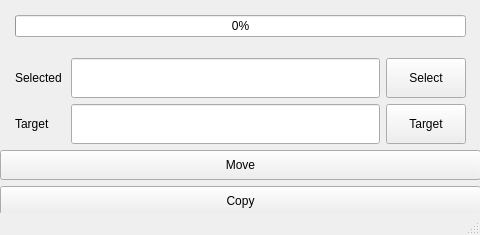
<?xml version="1.0" encoding="UTF-8"?>
<ui version="4.0">
 <class>app_window</class>
 <widget class="QMainWindow" name="app_window">
  <property name="geometry">
   <rect>
    <x>0</x>
    <y>0</y>
    <width>480</width>
    <height>235</height>
   </rect>
  </property>
  <property name="sizePolicy">
   <sizepolicy hsizetype="Minimum" vsizetype="Minimum">
    <horstretch>0</horstretch>
    <verstretch>0</verstretch>
   </sizepolicy>
  </property>
  <property name="minimumSize">
   <size>
    <width>480</width>
    <height>235</height>
   </size>
  </property>
  <property name="maximumSize">
   <size>
    <width>480</width>
    <height>235</height>
   </size>
  </property>
  <property name="windowTitle">
   <string>Photo Selector</string>
  </property>
  <widget class="QWidget" name="centralwidget">
   <property name="sizePolicy">
    <sizepolicy hsizetype="Expanding" vsizetype="Expanding">
     <horstretch>0</horstretch>
     <verstretch>0</verstretch>
    </sizepolicy>
   </property>
   <property name="minimumSize">
    <size>
     <width>0</width>
     <height>0</height>
    </size>
   </property>
   <property name="maximumSize">
    <size>
     <width>480</width>
     <height>480</height>
    </size>
   </property>
   <widget class="QWidget" name="verticalLayoutWidget_2">
    <property name="geometry">
     <rect>
      <x>0</x>
      <y>0</y>
      <width>481</width>
      <height>215</height>
     </rect>
    </property>
    <layout class="QVBoxLayout" name="window_layout">
     <property name="sizeConstraint">
      <enum>QLayout::SetDefaultConstraint</enum>
     </property>
     <item>
      <layout class="QVBoxLayout" name="verticalLayout">
       <property name="sizeConstraint">
        <enum>QLayout::SetDefaultConstraint</enum>
       </property>
       <property name="leftMargin">
        <number>15</number>
       </property>
       <property name="topMargin">
        <number>15</number>
       </property>
       <property name="rightMargin">
        <number>15</number>
       </property>
       <property name="bottomMargin">
        <number>15</number>
       </property>
       <item>
        <widget class="QProgressBar" name="progress_bar">
         <property name="sizePolicy">
          <sizepolicy hsizetype="Expanding" vsizetype="Minimum">
           <horstretch>0</horstretch>
           <verstretch>0</verstretch>
          </sizepolicy>
         </property>
         <property name="value">
          <number>0</number>
         </property>
        </widget>
       </item>
      </layout>
     </item>
     <item>
      <layout class="QHBoxLayout" name="horizontalLayout_2">
       <property name="sizeConstraint">
        <enum>QLayout::SetDefaultConstraint</enum>
       </property>
       <property name="leftMargin">
        <number>15</number>
       </property>
       <property name="rightMargin">
        <number>15</number>
       </property>
       <item>
        <widget class="QLabel" name="select_label">
         <property name="sizePolicy">
          <sizepolicy hsizetype="Fixed" vsizetype="Preferred">
           <horstretch>0</horstretch>
           <verstretch>0</verstretch>
          </sizepolicy>
         </property>
         <property name="minimumSize">
          <size>
           <width>50</width>
           <height>0</height>
          </size>
         </property>
         <property name="text">
          <string>Selected</string>
         </property>
        </widget>
       </item>
       <item>
        <widget class="QLineEdit" name="select_directory_path_edit">
         <property name="sizePolicy">
          <sizepolicy hsizetype="Expanding" vsizetype="Minimum">
           <horstretch>0</horstretch>
           <verstretch>0</verstretch>
          </sizepolicy>
         </property>
         <property name="readOnly">
          <bool>true</bool>
         </property>
        </widget>
       </item>
       <item>
        <spacer name="horizontalSpacer_2">
         <property name="orientation">
          <enum>Qt::Horizontal</enum>
         </property>
         <property name="sizeType">
          <enum>QSizePolicy::Minimum</enum>
         </property>
         <property name="sizeHint" stdset="0">
          <size>
           <width>0</width>
           <height>40</height>
          </size>
         </property>
        </spacer>
       </item>
       <item>
        <widget class="QPushButton" name="select_directory_button">
         <property name="sizePolicy">
          <sizepolicy hsizetype="Minimum" vsizetype="Minimum">
           <horstretch>0</horstretch>
           <verstretch>0</verstretch>
          </sizepolicy>
         </property>
         <property name="text">
          <string>Select</string>
         </property>
        </widget>
       </item>
      </layout>
     </item>
     <item>
      <layout class="QHBoxLayout" name="horizontalLayout_3">
       <property name="sizeConstraint">
        <enum>QLayout::SetDefaultConstraint</enum>
       </property>
       <property name="leftMargin">
        <number>15</number>
       </property>
       <property name="rightMargin">
        <number>15</number>
       </property>
       <item>
        <widget class="QLabel" name="label_2">
         <property name="sizePolicy">
          <sizepolicy hsizetype="Fixed" vsizetype="Preferred">
           <horstretch>50</horstretch>
           <verstretch>0</verstretch>
          </sizepolicy>
         </property>
         <property name="minimumSize">
          <size>
           <width>50</width>
           <height>0</height>
          </size>
         </property>
         <property name="text">
          <string>Target</string>
         </property>
        </widget>
       </item>
       <item>
        <widget class="QLineEdit" name="target_directory_path_edit">
         <property name="sizePolicy">
          <sizepolicy hsizetype="Expanding" vsizetype="Minimum">
           <horstretch>0</horstretch>
           <verstretch>0</verstretch>
          </sizepolicy>
         </property>
         <property name="readOnly">
          <bool>true</bool>
         </property>
        </widget>
       </item>
       <item>
        <spacer name="horizontalSpacer_3">
         <property name="orientation">
          <enum>Qt::Horizontal</enum>
         </property>
         <property name="sizeType">
          <enum>QSizePolicy::Minimum</enum>
         </property>
         <property name="sizeHint" stdset="0">
          <size>
           <width>0</width>
           <height>40</height>
          </size>
         </property>
        </spacer>
       </item>
       <item>
        <widget class="QPushButton" name="target_directory_button">
         <property name="sizePolicy">
          <sizepolicy hsizetype="Minimum" vsizetype="Minimum">
           <horstretch>0</horstretch>
           <verstretch>0</verstretch>
          </sizepolicy>
         </property>
         <property name="text">
          <string>Target</string>
         </property>
        </widget>
       </item>
      </layout>
     </item>
     <item>
      <layout class="QVBoxLayout" name="verticalLayout_2">
       <item>
        <widget class="QPushButton" name="move_button">
         <property name="sizePolicy">
          <sizepolicy hsizetype="Expanding" vsizetype="Expanding">
           <horstretch>0</horstretch>
           <verstretch>0</verstretch>
          </sizepolicy>
         </property>
         <property name="text">
          <string>Move</string>
         </property>
        </widget>
       </item>
       <item>
        <widget class="QPushButton" name="copy_button">
         <property name="sizePolicy">
          <sizepolicy hsizetype="Expanding" vsizetype="Expanding">
           <horstretch>0</horstretch>
           <verstretch>0</verstretch>
          </sizepolicy>
         </property>
         <property name="text">
          <string>Copy</string>
         </property>
        </widget>
       </item>
      </layout>
     </item>
    </layout>
   </widget>
  </widget>
  <widget class="QMenuBar" name="menubar">
   <property name="geometry">
    <rect>
     <x>0</x>
     <y>0</y>
     <width>480</width>
     <height>21</height>
    </rect>
   </property>
  </widget>
  <widget class="QStatusBar" name="statusbar"/>
 </widget>
 <resources/>
 <connections/>
</ui>
